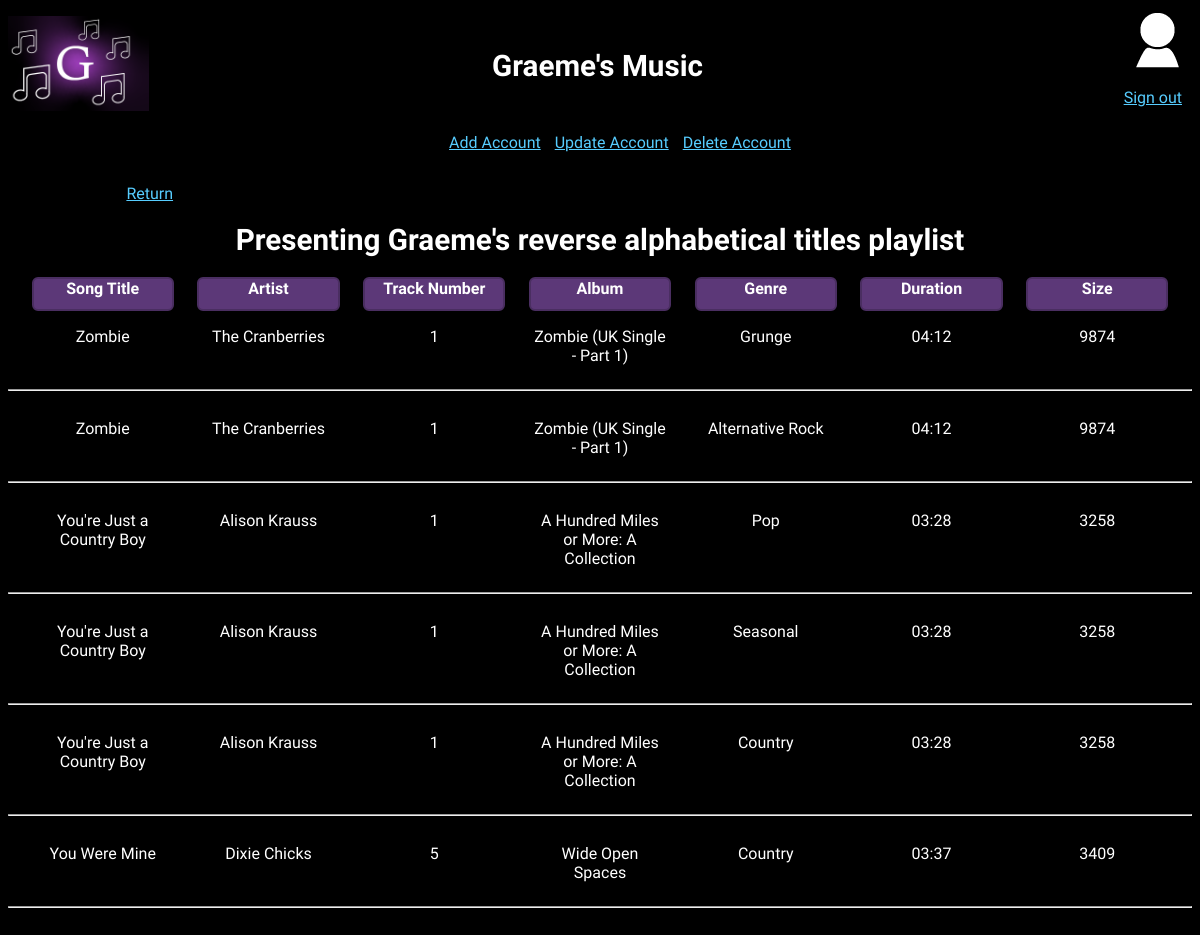
Page /playlist1.php (signed in) on the committed database.
### tables this page shows
CREATE TABLE `graeme_music_main` (
  `song_id` smallint unsigned NOT NULL AUTO_INCREMENT,
  `file_name` varchar(90) NOT NULL,
  `title` varchar(90) NOT NULL,
  `track_number` tinyint unsigned NOT NULL,
  `duration` char(5) NOT NULL,
  `size` int unsigned NOT NULL,
  `album_id` smallint unsigned NOT NULL,
  PRIMARY KEY (`song_id`),
  KEY `song_id` (`song_id`),
  KEY `album_id` (`album_id`),
  CONSTRAINT `graeme_music_main_ibfk_1` FOREIGN KEY (`album_id`) REFERENCES `graeme_music_album` (`album_id`) ON DELETE CASCADE ON UPDATE CASCADE
);

CREATE TABLE `graeme_music_artist` (
  `artist_id` smallint unsigned NOT NULL AUTO_INCREMENT,
  `artist` varchar(35) NOT NULL,
  PRIMARY KEY (`artist_id`),
  KEY `artist_id` (`artist_id`)
);

CREATE TABLE `graeme_music_album` (
  `album_id` smallint unsigned NOT NULL AUTO_INCREMENT,
  `album` varchar(60) NOT NULL,
  PRIMARY KEY (`album_id`),
  KEY `album_id` (`album_id`)
);

CREATE TABLE `graeme_music_genre` (
  `genre_id` smallint unsigned NOT NULL AUTO_INCREMENT,
  `genre` varchar(30) NOT NULL,
  PRIMARY KEY (`genre_id`),
  KEY `genre_id` (`genre_id`)
);

### playlist1.php (the view, shortened to what this page needs)
<?php
if(!isset($_SESSION['login_user'])) {
	header("location:login.php");
} else{
	$user = $_SESSION['login_user'];
}
?>
<!DOCTYPE html>
<html lang="en">
	<head>
		<link rel="stylesheet" href="css/style.css">
	</head>
	<body>
		<div class="header">
			<div class="logo">
				<a href="index.php"><img src="images/graeme_music_logo_v2.png" alt="Goes to the main page"></a>
			</div>
			<div class="header_text">
				<h1>Graeme's Music</h1>
			</div>
			<div class="user_info">
				<img src="images/graeme_user_icon_v2.png" alt="User Info">
				<p><a href="sign_out.php">Sign out</a></p>
			</div>
		</div>
		<div class="nav">
			<?php
			if($user == 'Graeme') {
				require "admin_nav.php";
			}
			?>
		</div>
		<div class="playlist_container">
			<p class="return_link"><a href="index.php">Return</a></p>
			<h1>Presenting Graeme's reverse alphabetical titles playlist</h1>
			<div class="field_headings_desktop">
				<div class="heading_box"><h3>Song Title</h3></div>
				<div class="heading_box"><h3>Artist</h3></div>
				<div class="heading_box"><h3>Track Number</h3></div>
				<div class="heading_box"><h3>Album</h3></div>
				<div class="heading_box"><h3>Genre</h3></div>
				<div class="heading_box"><h3>Duration</h3></div>
				<div class="heading_box"><h3>Size</h3></div>
			</div>
			<?php
			require "13CSI_Graeme_Music_Assessment_mysqli.php";
			$query = "SELECT m.song_id, m.file_name, m.title, m.track_number, m.duration, m.size, al.album, ar.artist, g.genre
			FROM graeme_music_main AS m
			JOIN graeme_music_album AS al ON m.album_id = al.album_id
			JOIN graeme_music_main_to_artist AS mta ON m.song_id = mta.song_id
			JOIN graeme_music_artist AS ar ON mta.artist_id = ar.artist_id
			JOIN graeme_music_main_to_genre AS mtg ON m.song_id = mtg.song_id
			JOIN graeme_music_genre AS g ON mtg.genre_id = g.genre_id
			ORDER BY m.title DESC, ar.artist DESC";
			$result = mysqli_query($conn,$query);
			while($output=mysqli_fetch_array($result)) {
			?>
			<div class="field_data_desktop">
				<div class="data_box"><p><?php echo $output['title'];?></p></div>
				<div class="data_box"><p><?php echo $output['artist'];?></p></div>
				<div class="data_box"><p><?php echo $output['track_number'];?></p></div>
				<div class="data_box"><p><?php echo $output['album'];?></p></div>
				<div class="data_box"><p><?php echo $output['genre'];?></p></div>
				<div class="data_box"><p><?php echo $output['duration'];?></p></div>
				<div class="data_box"><p><?php echo $output['size'];?></p></div>
			</div>
			<hr>
			<?php
			}
			?>
		</div>
	</body>
</html>

### css/style.css (style rules this page uses)
p { color: #fff; padding-left: 5px; padding-right: 5px; font-size: 1em; font-family: "Nanum Gothic", sans-serif; font-weight: 400; font-style: normal; }
h1 { color: #fff; text-align: center; font-size: 1.85em; font-family: "REM", sans-serif; font-weight: bold; font-style: normal; }
h3 { color: #fff; text-align: center; margin: 0 auto; font-size: 1em; font-family: "REM", sans-serif; font-weight: bold; font-style: normal; }
.return_link { padding-left: 10%; }
a:link { color: #57cdff; }
body { background: #000; }
.header { width: 100%; height: 100%; max-height: 200px; position: relative; display: flex; flex-flow: row nowrap; justify-content: start; align-items: center; background: #000; overflow: hidden; }
.logo { flex: 20%; }
.logo img { max-width: clamp(100px, 60%, 300px); height: auto; }
.header_text { flex: 60%; text-align: center; }
.user_info { flex: 20%; float: right; text-align: right; padding-right: 5px; }
.nav { text-align: center; margin: 0; padding: 0; }
.playlist_container, .search_container { max-height: 760px; height: 100%; overflow: scroll; overflow-x: hidden; }
.field_headings_desktop { display: none; }
@media only screen and (min-width: 801px) { .field_headings_desktop { width: 100%; display: grid; grid-gap: 2%; grid-template-columns: 12% 12% 12% 12% 12% 12% 12%; grid-template-rows: 26px; padding-bottom: 4px; justify-content: center; } }
.heading_box { border: 2px solid #4a2e61; border-radius: 6px; text-align: center; background-color: #5c3878; height: 30px; }
.field_data_desktop { display: none; }
@media only screen and (min-width: 801px) { .field_data_desktop { width: 100%; display: grid; grid-gap: 2%; grid-template-columns: 12% 12% 12% 12% 12% 12% 12%; grid-template-rows: auto; padding-top: 4px; justify-content: center; } }
.data_box { text-align: center; height: auto; }

### rows in the picture
graeme_music_main: title "Zombie", graeme_music_artist.artist "The Cranberries", track_number "1", album.album "Zombie (UK Single - Part 1)", graeme_music_genre.genre "Grunge", duration "04:12", size "9874", graeme_music_genre.genre "Alternative Rock"
graeme_music_main: title "You're Just a Country Boy", graeme_music_artist.artist "Alison Krauss", track_number "1", album.album "A Hundred Miles or More: A Collection", graeme_music_genre.genre "Pop", duration "03:28", size "3258", graeme_music_genre.genre "Seasonal", graeme_music_genre.genre "Country"
graeme_music_main: title "You Were Mine", graeme_music_artist.artist "Dixie Chicks", track_number "5", album.album "Wide Open Spaces", graeme_music_genre.genre "Country", duration "03:37", size "3409"
